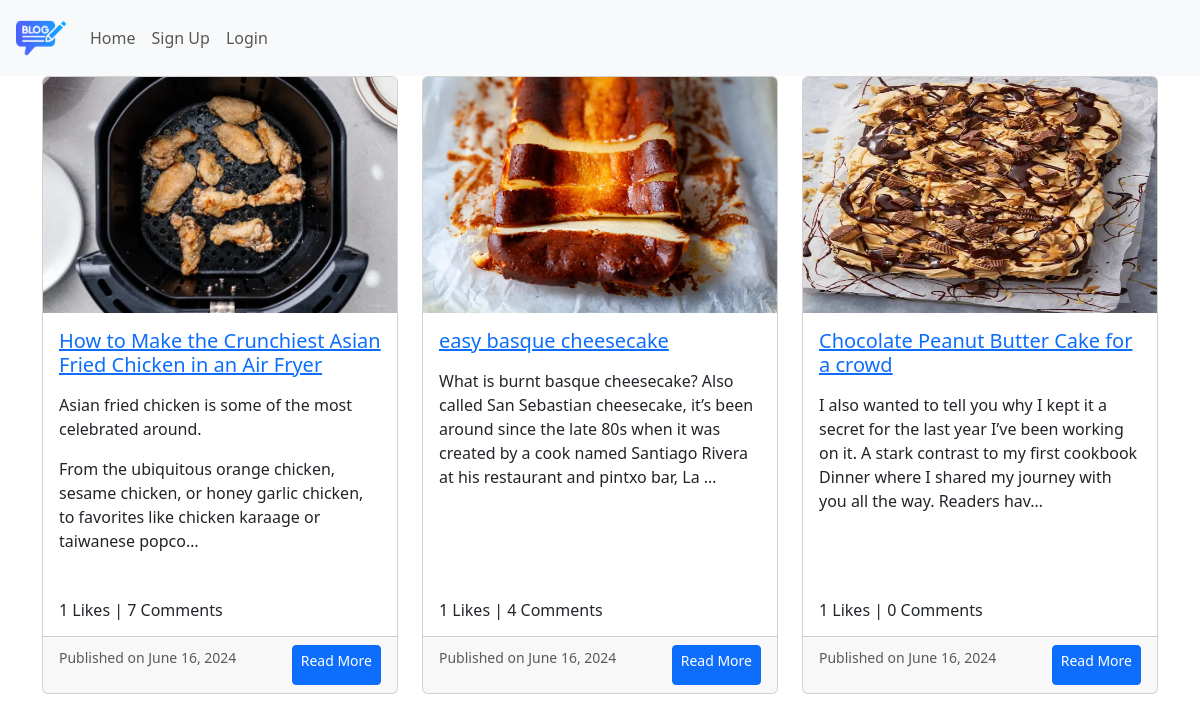
Screenshot of /blog/ with the database file from the repository.
### App_Blog/models.py (models this page shows, shortened)
class Blog(models.Model):
    author = models.ForeignKey(User,on_delete=models.CASCADE,related_name='post_author')
    blog_title = models.CharField(max_length=260,verbose_name="Put a title")
    slug = models.SlugField(max_length=264,unique=True)
    blog_content =models.TextField(verbose_name='What is on your mind? ')
    blog_image =models.ImageField(upload_to='blog_image', verbose_name='Image')
    publish_date = models.DateTimeField(auto_now_add=True)
    update_date = models.DateTimeField(auto_now=True)

### App_Blog/views.py (the view)
# urls.py: path('',views.BlogList.as_view(), name='BlogList'),
class BlogList(ListView):
    context_object_name='blogs'
    model=Blog
    template_name='App_Blog/blog_list.html'

### templates/App_Blog/blog_list.html (shortened to what this page needs)
{% extends "base.html" %}
{% block body_block %}
<div class="row row-cols-1 row-cols-md-3 g-4">
    {% for blog in blogs %}
    <div class="col">
        <div class="card h-100">
            <img src="{{ blog.blog_image.url }}" class="card-img-top" alt="{{ blog.blog_title }}">
            <div class="card-body">
                <h5 class="card-title"><a href="#">{{ blog.blog_title }}</a></h5>
                <p class="card-text">{{ blog.blog_content|linebreaks|truncatechars:200 }}</p> </div>
                <h6 class="m-2 p-2">{{blog.liked_blog.count}} Likes | {{blog.blog_comment.count}} Comments </h6>
            <div class="card-footer d-flex justify-content-between">
                <p><small class="text-muted">Published on {{ blog.publish_date|date:"F d, Y" }}</small> </p>
                <a href="{% url "App_Blog:details_blog" pk=blog.pk %}" class="btn btn-primary btn-sm">Read More</a>
            </div>
        </div>
    </div>
    {% endfor %}
</div>
{% endblock %}

### templates/base.html (shortened to what this page needs)
<!doctype html>
<html lang="en">
<head>
  <link rel="stylesheet" href="https://use.fontawesome.com/releases/free-v6.2.0/css/all.css">
  <link href="https://cdn.jsdelivr.net/npm/bootstrap@5.3.3/dist/css/bootstrap.min.css" rel="stylesheet">
</head>
<body>
  <nav class="navbar navbar-expand-lg px-3 navbar-light bg-light">
    <a class="navbar-brand"  href="{% url "index" %}"> <img src="/media/logo.png" width="50px"></a>
    <div class="collapse navbar-collapse" id="navbarNav">
      <ul class="navbar-nav">
        <li class="nav-item active">
          <a class="nav-link" href="{% url "index" %}">Home </a>
        </li>
        {% if user.is_authenticated %}
          <li class="nav-item dropdown">
            <a class="nav-link dropdown-toggle" href="#" id="navbardrop" data-bs-toggle="dropdown">
              @{{ user.username }}
            </a>
            <div class="dropdown-menu">
              <a class="dropdown-item" href="{% url "App_Login:profile" %}">My Profile </a>
              <a class="dropdown-item" href="{% url "App_Blog:my_blog" %}">My Blogs </a>
              <a class="dropdown-item" href="{% url "App_Blog:create_blog" %}">Create Blog </a>
              <a class="dropdown-item" href="{% url "App_Login:logoutpage" %}">Logout</a>
            </div>
          </li>
        {% else %}
        <li class="nav-item active">
          <a class="nav-link" href="{% url "App_Login:signup" %}">Sign Up </a>
        </li>
        <li class="nav-item active">
          <a class="nav-link" href="{% url "App_Login:loginpage" %}">Login </a>
        </li>
        {% endif %}
      </ul>
    </div>
  </nav>
  <div class='container'>
    {% block body_block %}
    {% endblock body_block %}
  </div>
</body>
</html>

### rows the page displays
Blog: blog_image (picture), blog_title "How to Make the Crunchiest Asian Fried Chicken in an Air Fryer", blog_content "Asian fried chicken is some of the most celebrated around. From the ubiquitous orange chicken, sesame chicken, or honey garlic chicken, to favorites like chicken karaage or taiwanese popco…", liked_blog.count "1", blog_comment.count "7", publish_date "June 16, 2024"
Blog: blog_image (picture), blog_title "easy basque cheesecake", blog_content "What is burnt basque cheesecake? Also called San Sebastian cheesecake, it’s been around since the late 80s when it was created by a cook named Santiago Rivera at his restaurant and pintxo bar, La …", liked_blog.count "1", blog_comment.count "4", publish_date "June 16, 2024"
Blog: blog_image (picture), blog_title "Chocolate Peanut Butter Cake for a crowd", blog_content "I also wanted to tell you why I kept it a secret for the last year I’ve been working on it. A stark contrast to my first cookbook Dinner where I shared my journey with you all the way. Readers hav…", liked_blog.count "1", blog_comment.count "0", publish_date "June 16, 2024"
